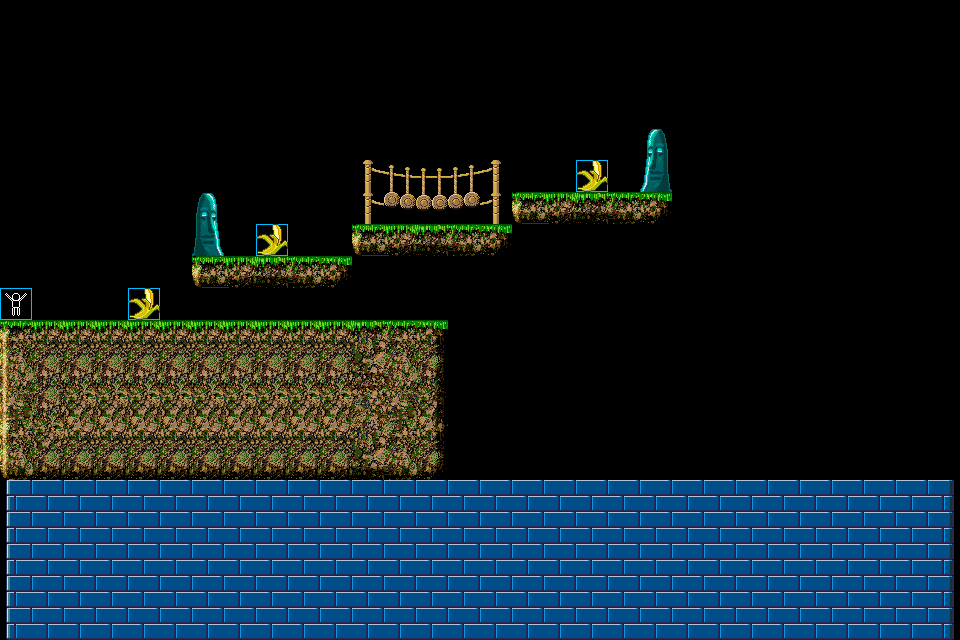

This game map was drawn from its Tiled (.tmx) file and the tilesets committed beside it. A one-line description and the full map source follow:
An orthogonal 30x20 tile map with 32x32 px tiles, 2 tile layers (Tile Layer 2, Tile Layer 1).

<map version="1.9" tiledversion="1.9.2" orientation="orthogonal" renderorder="left-up" width="30" height="20" tilewidth="32" tileheight="32" infinite="0" nextlayerid="3" nextobjectid="1">
 <tileset firstgid="1" source="TileSet.tsx" />
 <layer id="2" name="Tile Layer 2" width="30" height="20">
  <data encoding="csv">
91,91,91,91,91,91,91,91,91,91,91,91,91,91,91,91,91,91,91,91,91,91,91,91,91,91,91,91,91,91,
91,91,91,91,91,91,91,91,91,91,91,91,91,91,91,91,91,91,91,91,91,91,91,91,91,91,91,91,91,91,
91,91,91,91,91,91,91,91,91,91,91,91,91,91,91,91,91,91,91,91,91,91,91,91,91,91,91,91,91,91,
91,91,91,91,91,91,91,91,91,91,91,91,91,91,91,91,91,91,91,91,91,91,91,91,91,91,91,91,91,91,
91,91,91,91,91,91,91,91,91,91,91,91,91,91,91,91,91,91,91,91,91,91,91,91,91,91,91,91,91,91,
91,91,91,91,91,91,91,91,91,91,91,91,91,91,91,91,91,91,91,91,91,91,91,91,91,91,91,91,91,91,
91,91,91,91,91,91,91,91,91,91,91,91,91,91,91,91,91,91,91,91,91,91,91,91,91,91,91,91,91,91,
91,91,91,91,91,91,91,91,91,91,91,91,91,91,91,91,91,91,91,91,91,91,91,91,91,91,91,91,91,91,
91,91,91,91,91,91,91,91,91,91,91,91,91,91,91,91,91,91,91,91,91,91,91,91,91,91,91,91,91,91,
91,91,91,91,91,91,91,91,91,91,91,91,91,91,91,91,91,91,91,91,91,91,91,91,91,91,91,91,91,91,
91,91,91,91,91,91,91,91,91,91,91,91,91,91,91,91,91,91,91,91,91,91,91,91,91,91,91,91,91,91,
71,71,71,71,91,91,91,91,91,91,91,91,91,91,91,91,91,91,91,91,91,91,91,91,91,91,91,91,91,91,
71,71,71,71,71,91,91,91,91,91,91,91,91,91,91,91,91,91,91,91,91,91,91,91,91,91,91,91,91,91,
71,71,71,71,71,71,71,71,71,71,71,71,71,71,71,71,71,71,71,71,71,91,91,91,91,91,91,91,91,91,
71,71,71,71,71,71,71,71,71,71,71,71,71,71,71,71,71,71,71,71,91,91,91,91,91,91,91,91,91,91,
71,71,71,71,71,71,71,71,71,71,71,71,71,71,71,71,71,71,71,71,71,71,71,71,91,91,91,91,91,91,
71,71,71,71,71,71,71,71,71,71,71,71,71,71,71,71,71,71,71,71,71,71,71,71,71,71,71,71,71,71,
71,71,71,71,71,71,71,71,71,71,71,71,71,71,71,71,71,71,71,71,71,71,71,71,71,71,71,71,71,71,
71,71,71,71,71,71,71,71,71,71,71,71,71,71,71,71,71,71,71,71,71,71,71,71,71,71,71,71,71,71,
71,71,71,71,71,71,71,71,71,71,71,71,71,71,71,71,71,71,71,71,71,71,71,71,71,71,71,71,71,71
</data>
 </layer>
 <layer id="1" name="Tile Layer 1" width="30" height="20">
  <data encoding="csv">
0,0,0,0,0,0,0,0,0,0,0,0,0,0,0,0,0,0,0,0,0,0,0,0,0,0,0,0,0,0,
0,0,0,0,0,0,0,0,0,0,0,0,0,0,0,0,0,0,0,0,0,0,0,0,0,0,0,0,0,0,
0,0,0,0,0,0,0,0,0,0,0,0,0,0,0,0,0,0,0,0,0,0,0,0,0,0,0,0,0,0,
0,0,0,0,0,0,0,0,0,0,0,0,0,0,0,0,0,0,0,0,0,0,0,0,0,0,0,0,0,0,
0,0,0,0,0,0,0,0,0,0,0,0,0,0,0,0,0,0,0,0,17,0,0,0,0,0,0,0,0,0,
0,0,0,0,0,0,0,0,0,0,0,57,58,59,60,61,0,0,4,0,25,0,0,0,0,0,0,0,0,0,
0,0,0,0,0,0,33,0,0,0,0,57,66,67,68,61,50,51,52,53,54,0,0,0,0,0,0,0,0,0,
0,0,0,0,0,0,41,0,4,0,0,50,51,52,53,54,0,0,0,0,0,0,0,0,0,0,0,0,0,0,
0,0,0,0,0,0,50,51,52,53,54,0,0,0,0,0,0,0,0,0,0,0,0,0,0,0,0,0,0,0,
5,0,0,0,4,0,0,0,0,0,0,0,0,0,0,0,0,0,0,0,0,0,0,0,0,0,0,0,0,0,
10,11,11,11,11,11,11,11,11,11,11,12,13,14,0,0,0,0,0,0,0,0,0,0,0,0,0,0,0,0,
18,19,19,19,19,19,19,19,19,19,19,20,21,22,0,0,0,0,0,0,0,0,0,0,0,0,0,0,0,0,
26,19,27,27,27,27,27,27,27,27,27,28,29,30,0,0,0,0,0,0,0,0,0,0,0,0,0,0,0,0,
34,27,35,35,35,35,35,35,35,35,35,36,37,38,0,0,0,0,0,0,0,0,0,0,0,0,0,0,0,0,
42,43,43,43,43,43,43,43,43,43,43,44,45,46,0,0,0,0,0,0,0,0,0,0,0,0,0,0,0,0,
94,95,95,95,95,95,95,95,95,95,95,95,95,95,95,95,95,95,95,95,95,95,95,95,95,95,95,95,95,96,
94,95,95,95,95,95,95,95,95,95,95,95,95,95,95,95,95,95,95,95,95,95,95,95,95,95,95,95,95,96,
94,95,95,95,95,95,95,95,95,95,95,95,95,95,95,95,95,95,95,95,95,95,95,95,95,95,95,95,95,96,
94,95,95,95,95,95,95,95,95,95,95,95,95,95,95,95,95,95,95,95,95,95,95,95,95,95,95,95,95,96,
94,95,95,95,95,95,95,95,95,95,95,95,95,95,95,95,95,95,95,95,95,95,95,95,95,95,95,95,95,96
</data>
 </layer>
</map>
